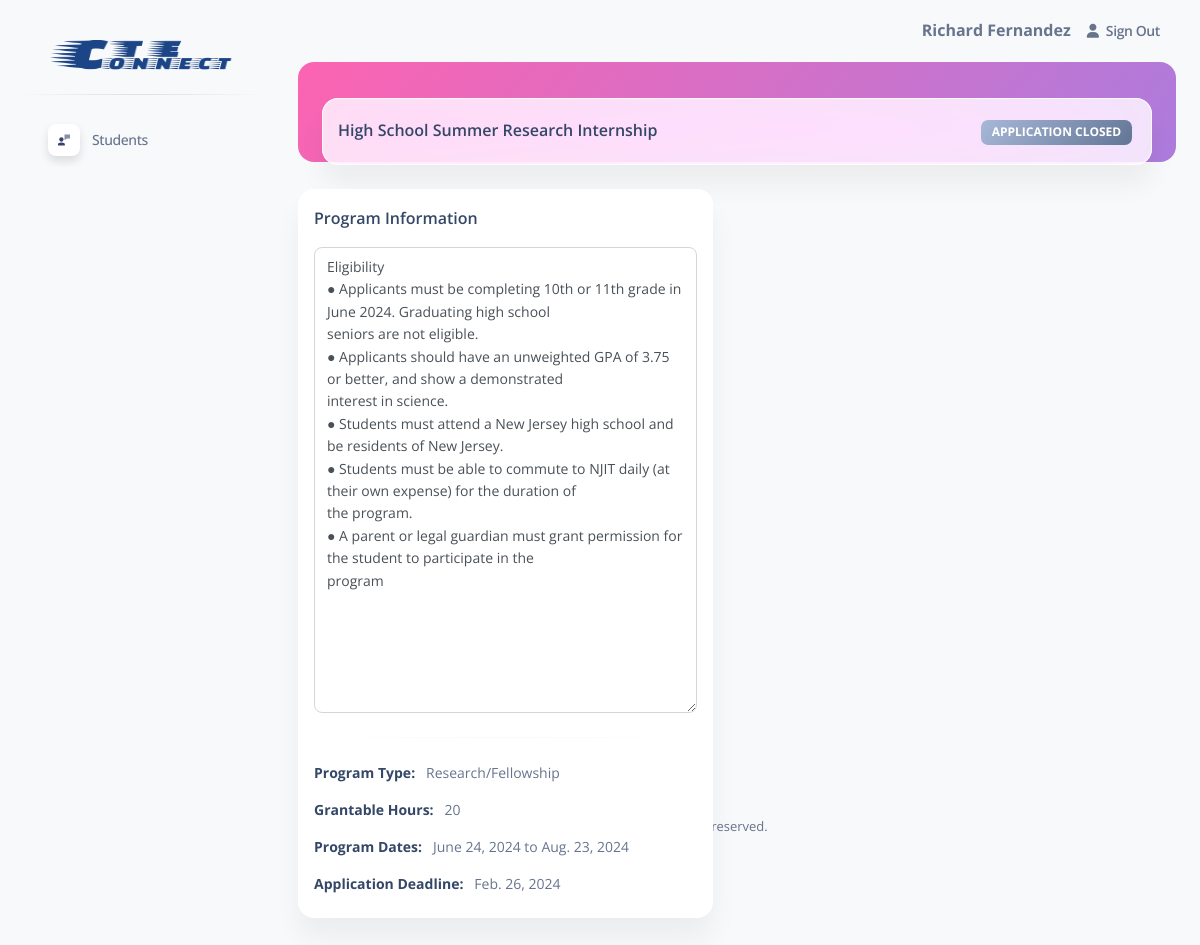
Page /job/1/ (signed in) on the committed database.
### cte/models.py (models this page shows, shortened)
class Job(models.Model):
    business = models.ForeignKey(Business, on_delete=models.CASCADE)
    title = models.CharField(max_length=100)
    type = models.CharField(max_length=100)
    description = models.TextField(max_length=600)
    hours = models.IntegerField(default=0)
    students = models.ManyToManyField(Student, blank=True)
    applicants = models.ManyToManyField(Student, related_name='applicants', blank=True)
    start_date = models.DateField()
    end_date = models.DateField()
    application_deadline = models.DateField()
    quick_apply = models.BooleanField(default=False)
    application_link = models.CharField(max_length=200, blank=True)

### cte/views.py (the view, shortened to what this page needs)
# urls.py: path("job/<int:job_id>/", views.job, name="job"),
@login_required(login_url='/login')
def job(request, job_id):
    if not Job.objects.filter(id=job_id).exists():
        return HttpResponseRedirect('/dashboard')
    job = Job.objects.get(id=job_id)
    past = False
    if job.application_deadline < time.date(time.now()):
        past = True
    if not Business.objects.filter(coordinator=request.user).exists():
        if not School.objects.filter(coordinator=request.user).exists():
            if not past:
                return render(request, 'cte/job_profile.html', {
                    "job": Job.objects.get(id=job_id),
                    "user_type": "Student",
                    "student": Student.objects.get(user=request.user),
                    "past": past,
                })
        else:
            return render(request, 'cte/job_profile.html', {
                "job": Job.objects.get(id=job_id),
                "user_type": "Coordinator",
                "past": past,
            })

### cte/templates/cte/job_profile.html (shortened to what this page needs)
{% extends "cte/layout.html" %}
{% load static %}
{% block content %}
<div class="container-fluid">
  <div class="page-header min-height-100 border-radius-xl mt-4">
    <span class="mask bg-gradient-primary opacity-6"></span>
  </div>
  <div class="card card-body blur shadow-blur mx-4 mt-n6 overflow-hidden">
    <div class="row gx-4">
      <div class="col-auto my-auto">
        <div class="h-100">
          <h5 class="mb-1" style="font-size: medium;">
            {{ job.title }}
          </h5>
        </div>
      </div>
      <div class="col-lg-4 col-md-6 my-sm-auto ms-sm-auto me-sm-0 mx-auto mt-3">
          <ul class="nav nav-pills nav-fill p-1 bg-transparent" role="tablist">
            <li class="nav-item" style="text-align: right;">
              {% if not past %}
                <span class="badge badge-sm bg-gradient-success">Application Open</span>
              {% else %}
                <span class="badge badge-sm bg-gradient-secondary">Application Closed</span>
              {% endif %}
            </li>
          </ul>
        </div>
    </div>
  </div>
</div>
<div class="container-fluid py-4">
  <div class="row" style="width:100%;">
    <div class="col-12 col-xl-4" style="width:50%; margin-bottom:1.5rem;">
      <div class="card h-100">
        <div class="card-header pb-0 p-3">
          <div class="row">
            <div class="col-md-8 d-flex align-items-center">
              <h6 class="mb-0">Program Information</h6>
            </div>
          </div>
        </div>
        <div class="card-body p-3">
          <textarea required rows="20" name="description" class="form-control" style="width:100%; height: fit-content;" readonly>{{ job.description }}</textarea>
          <hr class="horizontal gray-light my-4">
          <ul class="list-group">
            <li class="list-group-item border-0 ps-0 pt-0 text-sm"><strong class="text-dark">Program Type:</strong> &nbsp; {{ job.type }}</li>
            <li class="list-group-item border-0 ps-0 text-sm"><strong class="text-dark">Grantable Hours:</strong> &nbsp; {{ job.hours }}</li>
            <li class="list-group-item border-0 ps-0 text-sm"><strong class="text-dark">Program Dates:</strong> &nbsp; {{ job.start_date }} to {{ job.end_date }}</li>
            <li class="list-group-item border-0 ps-0 text-sm"><strong class="text-dark">Application Deadline:</strong> &nbsp; {{ job.application_deadline }}</li>
          </ul>
        </div>
      </div>
    </div>
  </div>
{% endblock %}

### cte/templates/cte/layout.html (shortened to what this page needs)
{% load static %}
<!DOCTYPE html>
<html lang="en">
<head>
  <link href="{% static 'cte/admin_assets/css/nucleo-icons.css' %}" rel="stylesheet" />
  <link href="{% static 'cte/admin_assets/css/nucleo-svg.css' %}" rel="stylesheet" />
  <link href="{% static 'cte/admin_assets/css/nucleo-svg.css' %}" rel="stylesheet" />
  <link id="pagestyle" href="{% static 'cte/admin_assets/css/soft-ui-dashboard.css' %}?v=1.0.7" rel="stylesheet" />
</head>
<body class="g-sidenav-show  bg-gray-100">
  <aside class="sidenav navbar navbar-vertical navbar-expand-xs border-0 border-radius-xl my-3 fixed-start ms-3 " id="sidenav-main">
    <div class="sidenav-header">
      <a class="navbar-brand m-0" href="/" target="_blank">
        <img style="width: 100%;" src="{% static 'cte/long_logo.png' %}">
      </a>
    </div>
    <hr class="horizontal dark mt-0">
    <div class="collapse navbar-collapse  w-auto " id="sidenav-collapse-main">
      <ul class="navbar-nav">
        {% if user_type == "Coordinator" %}
        <li class="nav-item">
          <a class="nav-link" href="/students/">
            <div class="icon icon-shape icon-sm shadow border-radius-md bg-white text-center me-2 d-flex align-items-center justify-content-center">
            </div>
            <span class="nav-link-text ms-1">Students</span>
          </a>
        </li>
        {% endif %}
      </ul>
    </div>
  </aside>
  <main class="main-content position-relative max-height-vh-100 h-100 border-radius-lg ">
    <nav class="navbar navbar-main navbar-expand-lg px-0 mx-4 shadow-none border-radius-xl" id="navbarBlur" navbar-scroll="true">
      <div class="container-fluid py-1 px-3">
        <div class="collapse navbar-collapse mt-sm-0 mt-2 me-md-0 me-sm-4" id="navbar">
          <div class="ms-md-auto pe-md-3 d-flex align-items-center">
            <b>{{ request.user.first_name }} {{ request.user.last_name }}</b>
          </div>
          <ul class="navbar-nav  justify-content-end">
            <li class="nav-item d-flex align-items-center">
              <a href="/logout/" class="nav-link text-body font-weight-bold px-0">
                <i class="fa fa-user me-sm-1"></i>
                <span class="d-sm-inline d-none">Sign Out</span>
              </a>
            </li>
          </ul>
        </div>
      </div>
    </nav>
    {% block content %}
    {% endblock %}
  </main>
  <footer class="footer pt-3  ">
    <div class="container-fluid">
      <div class="row align-items-center justify-content-lg-between">
        <div class="col-lg-6 mb-lg-0 mb-4" style="width:100%;">
          <div class="copyright text-center text-sm text-muted text-lg-start">
            <p style="text-align: center; font-size: small;">Copyright © <script> document.write(new Date().getFullYear()) </script> Lakshya Chauhan. All rights reserved.<br><b>Made in America.</b></p>
        </div>
      </div>
    </div>
  </footer>
</body>
</html>

### cte/static/cte/admin_assets/css/nucleo-svg.css (style rules this page uses)
.icon { display: inline-block; color: #111111; height: 1em; width: 1em; }
.icon-sm { height: 0.8em; width: 0.8em; }
.icon { fill: currentColor; stroke: none; }

### rows in the picture
Job: title "High School Summer Research Internship", description "Eligibility ● Applicants must be completing 10th or 11th grade in June 2024. Graduating high school seniors are not eligible. ● Applicants should have an unweighted GPA of 3.75 or better, and show a demonstrated interest in science. ● Students must attend a New Jersey high school and be residents of New Jersey. ● Students must be able to commute to NJIT daily (at their own expense) for the duration of the program. ● A parent or legal guardian must grant permission for the student to participate in the program", type "Research/Fellowship", hours "20", start_date "June 24, 2024", end_date "Aug. 23, 2024", application_deadline "Feb. 26, 2024"

### other values in the picture
{{ request.user.first_name }} "Richard"
{{ request.user.last_name }} "Fernandez"
